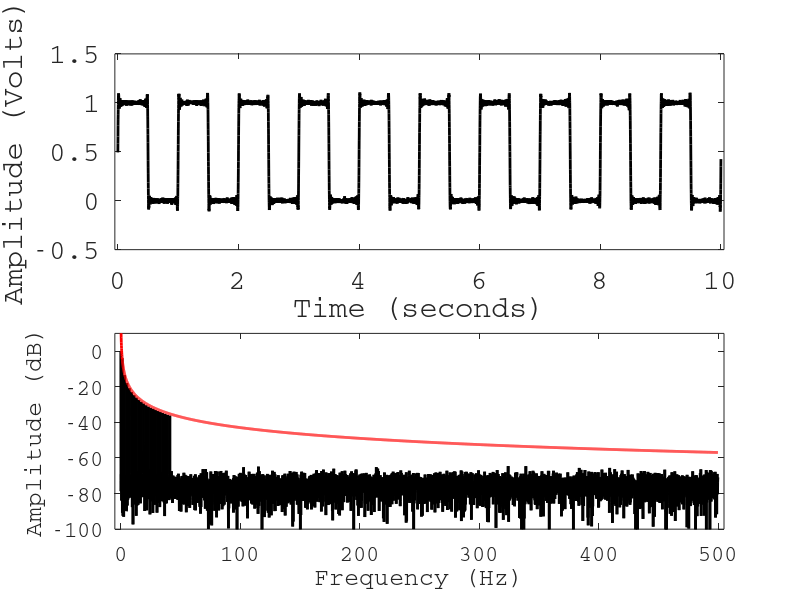

Write the MATLAB code that produced this figure.
clear;
close;
home;

%functions
%n is a constant
function retval = sinn_An(n,x)
	An = 2.0/pi/n;
	retval = An*sin(n.*x);
endfunction

%The full series
function retval = fourier_square(n,x)
	retval = 0.5;
	for i=[0:n]
		retval = retval+sinn_An(2*i+1,x);
	endfor
endfunction

%dsp parameters for x-axis:
fs = 1000.0; %Hz
f_0 = 1; %Hz
T = 10.0; %Total time (10 sec)
dt = 1/fs;
df = 1/T;
f = transpose([0:df:fs/2-df]);
t = transpose([0.0:dt:T-dt]);
N = length(t)/2;
%dsp parameters for y-axis:
amplitude = 1;
n_modes = 20;
noise_sigma = 0.01;
noise = randn(size(t))*noise_sigma;
y = amplitude*fourier_square(n_modes,2*pi*f_0*t)+noise;
%y = y-mean(y);
Y = sqrt(conj(fft(y)).*fft(y));

%Check Parseval theorem
sum(y.^2)
sum(Y.^2)/length(t)

Y_R = Y(1:length(f))*dt;
Y_L = Y(length(f)+1:end)*dt;

spectrum = 20*log10(Y_R);
prediction = 20*log10((N/fs)*2./(pi*(f/f_0)));
spectrum = spectrum - max(spectrum);
prediction = prediction - 13.0;

%Plotting section
figure(1, 'position',[0,0,1000,1000]);
subplot(2,1,1);
plot(t,y,'color','black','linewidth',2.0);
xlabel('Time (seconds)','fontname','Courier','fontsize',16);
ylabel('Amplitude (Volts)','fontname','Courier','fontsize',16);
set(gca(),'fontname','Courier','fontsize',20);
axis([0-dt*50 T+dt*50 -0.5 amplitude*1.5]);
subplot(2,1,2);
hold on;
plot(f,spectrum,'color','black','linewidth',2.0);
axis([0-df*50 fs/2+df*50 -100 10]);
plot(f,prediction,'color','red','linewidth',2.0);
xlabel('Frequency (Hz)','fontname','Courier','fontsize',16);
ylabel('Amplitude (dB)','fontname','Courier','fontsize',16);
set(gca(),'fontname','Courier','fontsize',16);
%hl = legend('Signal+Noise (Positive frequencies)','Signal+Noise (Negative frequencies)','2pi/(f/f_0)','location','north');
%set(hl,'fontname','Courier','fontsize',10,'box','off');
box on;

%Printint to PDF
print -dpdf "octave1.pdf"
